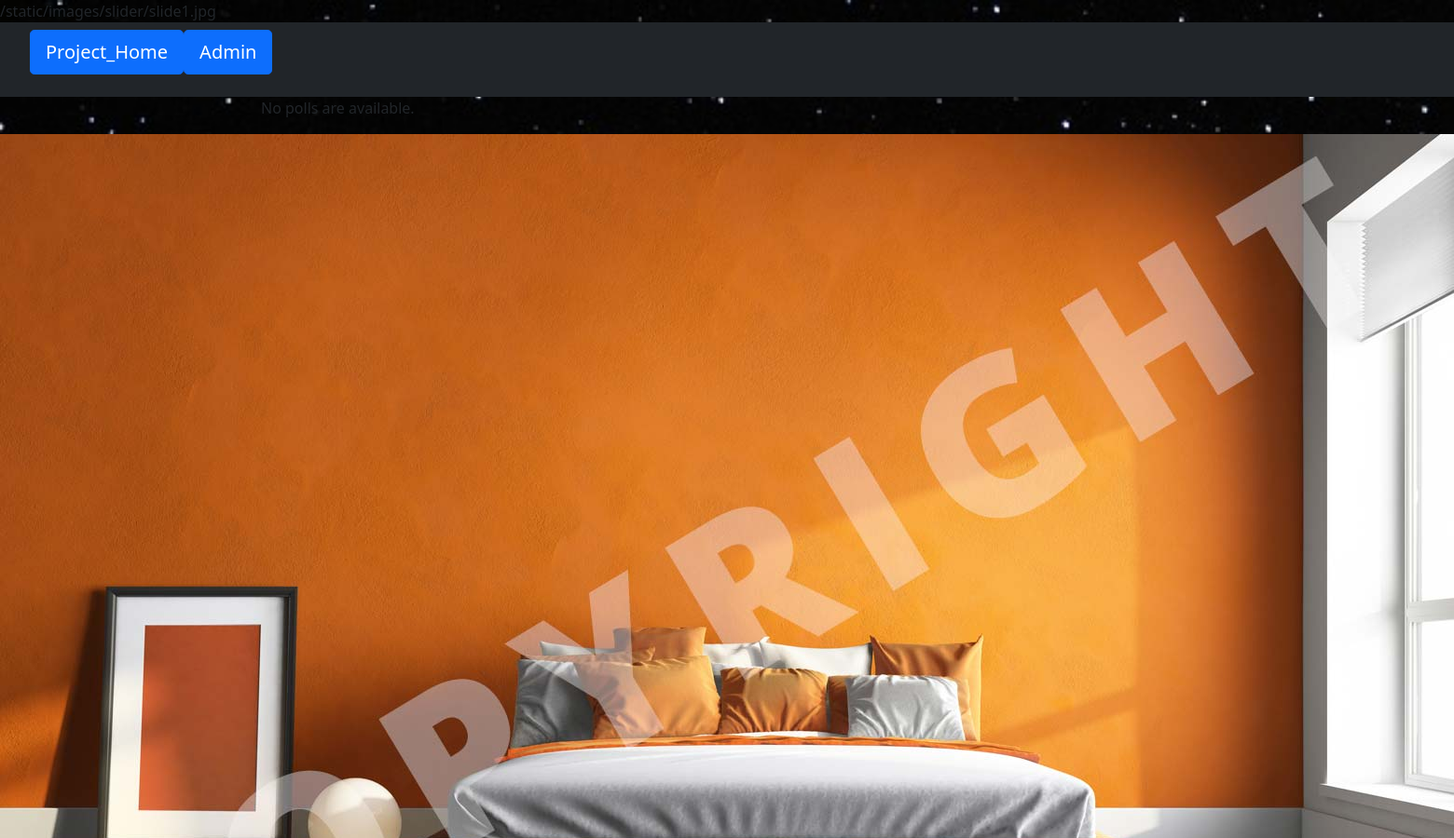
Page /new/ (upper part) on the earlier database version.
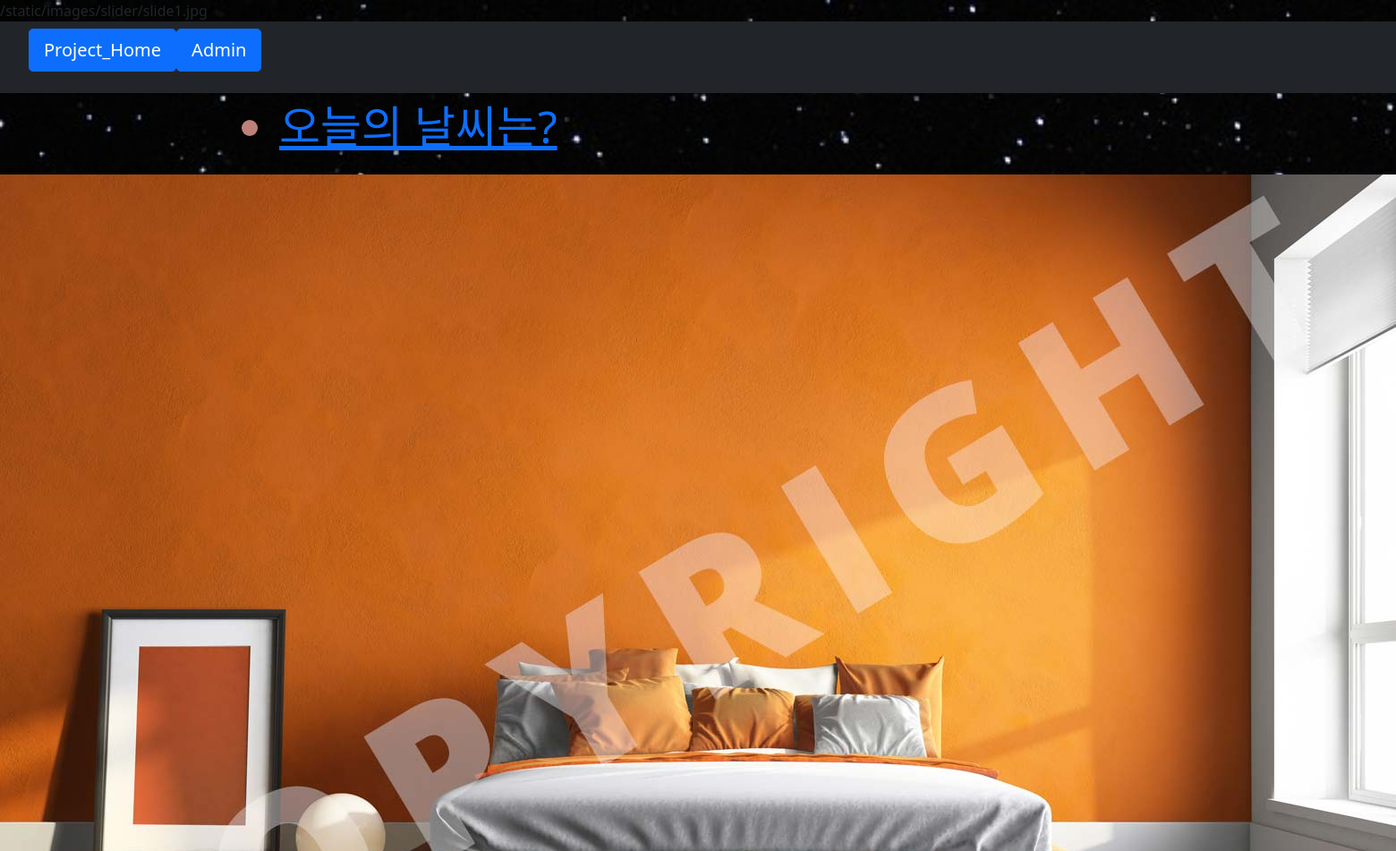
Same page on the later database version.
### new/models.py (models this page shows, shortened)
class Cquestion(models.Model):
    question_text = models.CharField(max_length=200)
    pub_date = models.DateTimeField('date published')

### new/views.py (the view)
# urls.py: path('', views.index, name='index'),
def index(request):
  latest_question_list = Cquestion.objects.all().order_by('-pub_date')[:5]
  context = {'latest_question_list': latest_question_list}
  return render(request, 'new/index.html', context)

### new/templates/new/index.html
{% extends "base.html" %}
{% block content %}
{% if latest_question_list %}
  <ul>
    {% for question in latest_question_list %}
      <li><a href="/new/{{ question.id }}">{{ question.question_text }}</a>
      </li>
    {% endfor %}
  </ul>
{% else %}
  <p>No polls are available.</p>
{% endif %}
{% endblock content %}

Differences in the rows shown:
added Cquestion: question_text "오늘의 날씨는?"
Other differences:
text no longer shown: "No polls are available."
